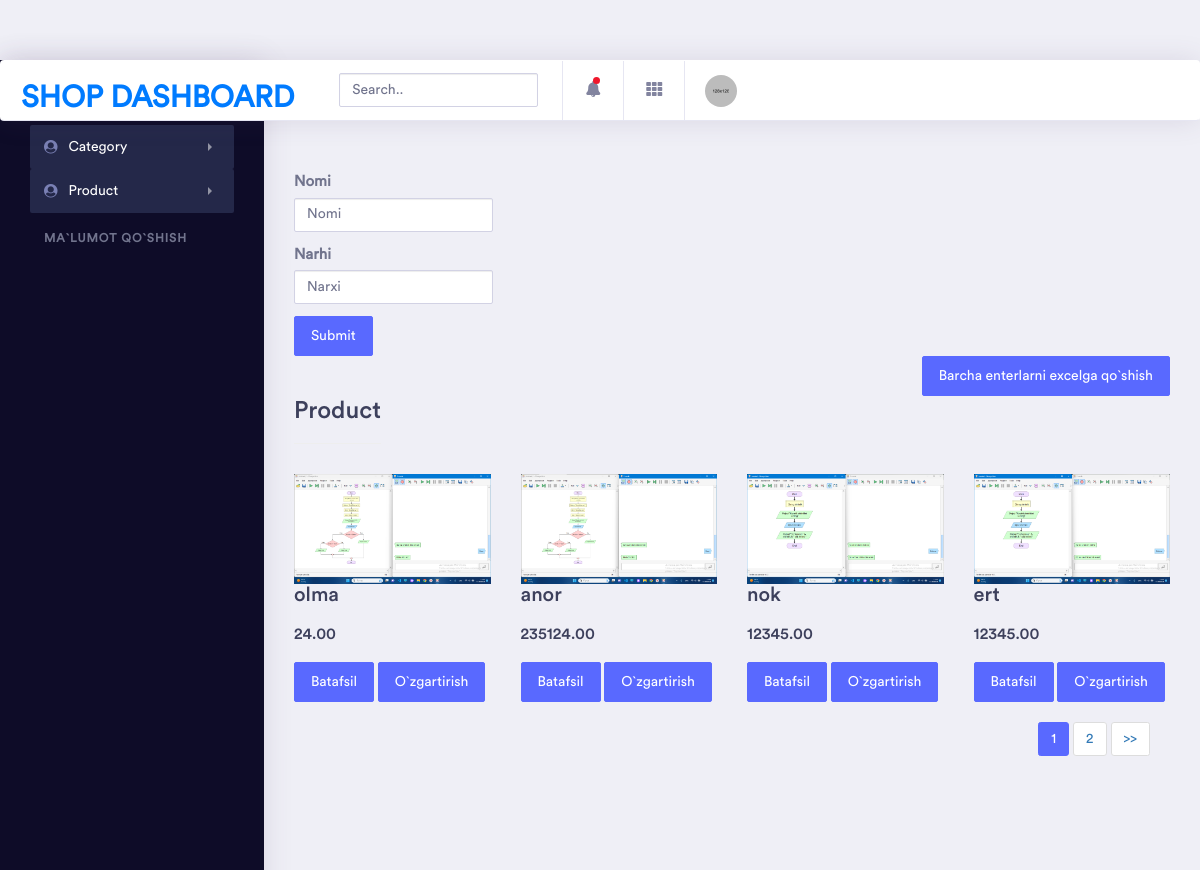
Screenshot of /dashboard/product_list with the database file from the repository.
### main/models.py (models this page shows, shortened)
class Product(models.Model):
    name = models.CharField(max_length=255)
    description = models.TextField()
    quantity = models.IntegerField()
    price = models.DecimalField(decimal_places=2, max_digits=10)
    currency = models.SmallIntegerField(
        choices=(
            (1,'Dollar'),
            (2, 'So`m')
            )
    )
    discount_price = models.DecimalField(
        decimal_places=2,
        max_digits=10,
        blank=True,
        null=True
        )
    baner_image = models.ImageField(upload_to='baner/')
    category = models.ForeignKey(Category, on_delete=models.SET_NULL, null=True)

### dashboard/views.py (the view)
# urls.py: path('product_list', views.product_list),
def product_list(request):
    result = search_with_fields(request)
    print(result)
    items = models.Product.objects.filter(**result)
    print(items)
    context = {'items': pagenator_page(items, 4, request)}
    return render(request, 'dashboard/product/index.html', context)

### dashboard/funcs.py (called while the page is built, shortened)
def search_with_fields(request):
    result = {}
    return result

def pagenator_page(list, num, request):
    paginator = Paginator(list, num)
    pages = request.GET.get('page')
    try:
        list = paginator.page(pages)
    except PageNotAnInteger:
        list = paginator.page(1)
    except EmptyPage:
        list = paginator.page(paginator.num_pages)
    return list

### dashboard/templates/dashboard/product/index.html (shortened to what this page needs)
{% extends 'dashboard/base.html' %}
{% load static %}
{% block css %}
<link href="{% static 'css/bootstrap.css' %}" rel="stylesheet" type="text/css" media="all" />
<link href="{% static 'css/style.css' %}" rel="stylesheet" type="text/css" media="all" />
{% endblock %}
        {% block content %}
        <div class="dashboard-wrapper">
            <div class="dashboard-ecommerce">
                <div class="container-fluid  dashboard-content">
                    <div class="row col-10">
                        <form method="get">
                            <div class="form-group">
                              <label for="exampleInputEmail1">Nomi</label>
                              <input type="text" class="form-control" placeholder="Nomi" name="name">
                            </div>
                            <div class="form-group">
                              <label for="exampleInputPassword1">Narhi</label>
                              <input type="number" class="form-control" placeholder="Narxi" name="price">
                            </div>
                            <button type="submit" class="btn btn-primary">Submit</button>
                          </form>
                    </div>
                    <div class="row">
                        <div class="col-xl-12 col-lg-12 col-md-12 col-sm-12 col-12 d-flex justify-content-between">
                            <div class="page-header">
                                <h2 class="pageheader-title">Product</h2>
                            </div>
                            <div class=""><a href="{% url 'dashboard:add_all_excel' %}" class="btn btn-primary">Barcha enterlarni excelga qo`shish</a></div>
                        </div>
                    </div>
                    <div class="row">
                        <div class="product-top">
                            <div class="product-one">
                                {% for product in items %}
                                <div class="col-md-3 product-left">
                                    <div class="product-main simpleCart_shelfItem">
                                        <img class="img-responsive zoom-img" src="{{product.baner_image.url}}" alt="" />
                                        <div class="product-bottom">
                                            <h3>{{product.name}}</h3>
                                            <h4><a class="item_add" href="#"></a> <span class=" item_price">{{product.price}}</span></h4>
                                        </div>
                                        <div class="">
                                            <a href="{% url 'dashboard:product_detail' product.id %}"><button class="btn btn-primary">Batafsil</button></a>
                                            <a href="{% url 'dashboard:prodect_update' product.id %}"><button class="btn btn-primary">O`zgartirish</button></a>
                                        </div>
                                    </div>
                                </div>
                                {% endfor %}
                                <div class="clearfix"></div>
                            </div>
                        </div>
                    </div>
                    <div class="col-12 text-right">
                        {% if items.paginator.num_pages > 1 %}
                            <nav aria-label="Page navigation example" class="text-end">
                                <ul class="pagination">
                                    {% for num in items.paginator.page_range %}
                                    {% if num == items.number %}
                                    <li class="page-item active"><a class="page-link" href="#">{{ num }}</a></li>
                                    {% elif num > items.number|add:'-3' and num < items.number|add:'3' %}
                                    <li class="page-item"><a class="page-link" href="?page={{ num }}">{{ num }}</a></li>
                                    {% endif %}
                                    {% endfor %}
                                    {% if items.has_next %}
                                    <li class="page-item page-next"><a class="page-link" href="?page={{ items.next_page_number }}">>></a></li>
                                    {% endif %}
                                </ul>
                            </nav>
                        {% endif %}
                    </div>
                </div>
            </div>
        </div>
        {% endblock %}

### rows the page displays
Product: baner_image (picture), name "olma", price "24.00"
Product: baner_image (picture), name "anor", price "235124.00"
Product: baner_image (picture), name "nok", price "12345.00"
Product: baner_image (picture), name "ert", price "12345.00"

### other values shown
{{ num }} "1"
{{ num }} "2"
